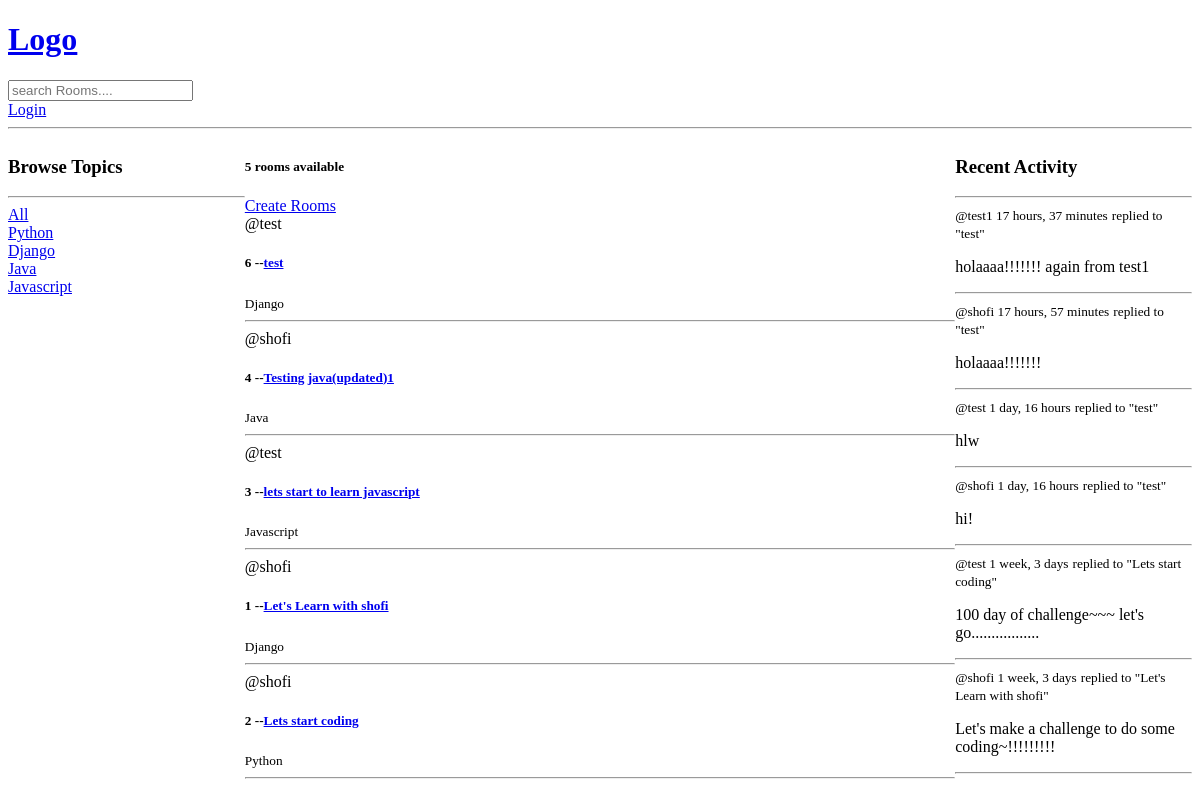
The app's page /, older data.
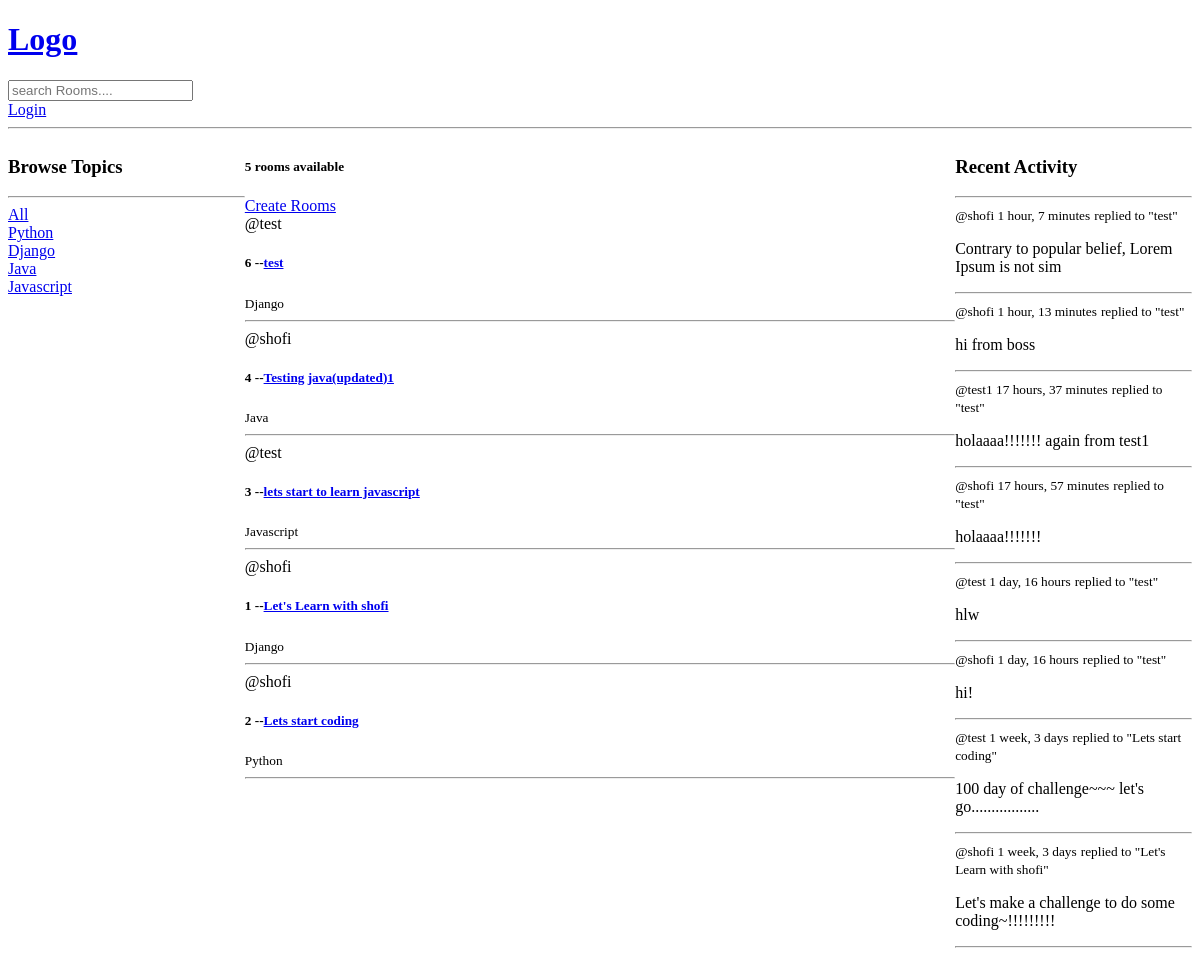
The same page, newer data.
### base/models.py (models this page shows, shortened)
class Topic(models.Model):
    name = models.CharField(max_length=200)

class Room(models.Model):
    host = models.ForeignKey(User, on_delete=models.SET_NULL, null=True)
    topic = models.ForeignKey(Topic, on_delete=models.SET_NULL, null=True)
    name = models.CharField(max_length=200)
    description = models.TextField(null=True, blank=True)
    participants = models.ManyToManyField(
        User, related_name='participants', blank=True)
    updated = models.DateTimeField(auto_now=True)
    created = models.DateTimeField(auto_now_add=True)
    class Meta:
        ordering = ['-updated', '-created']
    def __str__(self):
        return self.name

class Message(models.Model):
    user = models.ForeignKey(User, on_delete=models.CASCADE)
    room = models.ForeignKey(Room, on_delete=models.CASCADE)
    body = models.TextField()
    updated = models.DateTimeField(auto_now=True)
    created = models.DateTimeField(auto_now_add=True)
    class Meta:
        ordering = ['-updated', '-created']
    def __str__(self):
        return self.body[0:50]

### base/views.py (the view)
# urls.py: path('', views.home, name="home"),
def home(request):
    q = request.GET.get('q') if request.GET.get('q') != None else ''
    rooms = Room.objects.filter(
        Q(topic__name__icontains=q) |
        Q(name__icontains=q) |
        Q(description__icontains=q)
    )
    topics = Topic.objects.all()
    room_count = rooms.count()
    room_messages = Message.objects.filter(Q(room__topic__name__icontains=q))
    context = {'rooms': rooms, 'topics': topics,
               'room_count': room_count, 'room_messages': room_messages}
    return render(request, 'base/home.html', context)

### base/templates/base/home.html (shortened to what this page needs)
{% extends 'main.html' %} {% block content %}
<div class="home-container">
	<div>
		<h3>Browse Topics</h3>
		<hr />
		<div>
			<a href="{% url 'home' %}">All</a>
		</div>
		{% for topic in topics %}
		<div>
			<a href="{% url 'home' %}?q={{topic.name}}">{{topic.name}}</a>
		</div>
		{% endfor %}
	</div>
	<div>
		<h5>{{room_count}} rooms available</h5>
		<a href="{% url 'create-room' %}">Create Rooms</a>
		{% for room in rooms %}
		<div>
			<span>@{{room.host.username}}</span>
			<h5>
				{{room.id}} --<a href="{% url 'room' room.id %}">{{room.name}}</a>
			</h5>
			<small>{{room.topic.name}}</small>
			<hr />
		</div>
		{% endfor %}
	</div>
	<div>
		<h3>Recent Activity</h3>
		<hr />
		{% for message in room_messages %}
		<div>
			<small>@{{message.user}} {{message.created|timesince}}</small>
			<small>replied to "{{message.room}}"</small>
			<p>{{message}}</p>
			<hr />
		</div>
		{% endfor %}
	</div>
</div>
{% endblock %}

Row changes from the older to the newer data that the page shows:
added Message: user "shofi", created "1 hour, 7 minutes", room "test", body "Contrary to popular belief, Lorem Ipsum is not sim"
added Message: user "shofi", created "1 hour, 13 minutes", room "test", body "hi from boss"
